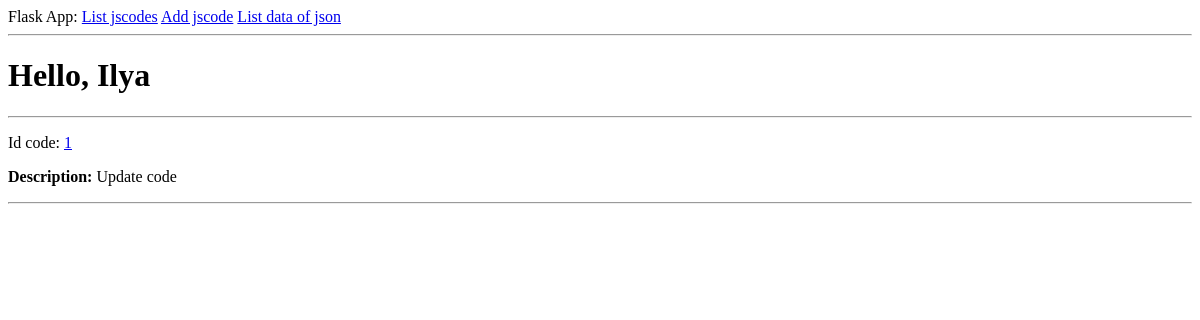
The page /index on the database as committed earlier.
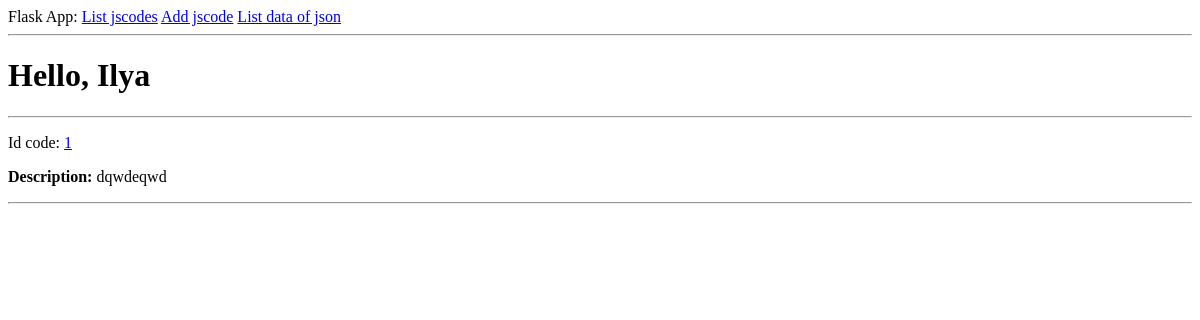
The same page on the database as committed later.
### app/models.py (models this page shows, shortened)
class Jscode(db.Model):
    id = db.Column(db.Integer, primary_key = True)
    jscode = db.Column(db.Text(), index = True, unique = True)
    description = db.Column(db.Text(), index=True, unique=True)

### app/routes.py (the view)
@app.route('/')
@app.route('/index')
def index():
    user = {'username': 'Ilya'}
    title = 'Page with list of Jscode'
    db_session = scoped_session(sessionmaker(autocommit=False,
                                             autoflush=False,
                                             bind=engine))
    js_obj = db_session.query(models.Jscode).first()
    if not js_obj:
        return render_template('index.html', title=title, user=user)
    jscode = {'id': str(js_obj.id), 'jscode': js_obj.jscode, 'description': js_obj.description}
    db_session.close()
    return render_template('index.html', title=title, user=user, jscode=jscode)

### app/templates/index.html
    {% extends "base.html" %}
    {% block content %}
    <body>
            <h1>Hello, {{user.username}}</h1>
            <hr>
            {% if jscode %}
        <div>
            <p>Id code: <a href="{{ url_for('jscode_pick', js_id = jscode.id ) }}">{{ jscode.id }}</a> </p>
            <p><b>Description:</b> {{ jscode.description }}</p>
        </div>
            {% else %}
            <p>код отсутствует</p>
            {%endif%}
            <hr>
    </body>
    {% endblock content %}

### app/templates/base.html (shortened to what this page needs)
<html>
    <head>
    </head>
    <body>
        <div>Flask App:
            <a href="{{ url_for('index') }}">List jscodes</a>
            <a href="{{ url_for('add_jscode') }}">Add jscode</a>
            <a href="{{ url_for('data_list', page = 1) }}">List data of json</a>
        </div>
        <hr>
        {% block content %}{% endblock %}
    </body>
</html>

Rows that differ between the two databases and show on the page:
changed Jscode: description "Update code" → "dqwdeqwd"
